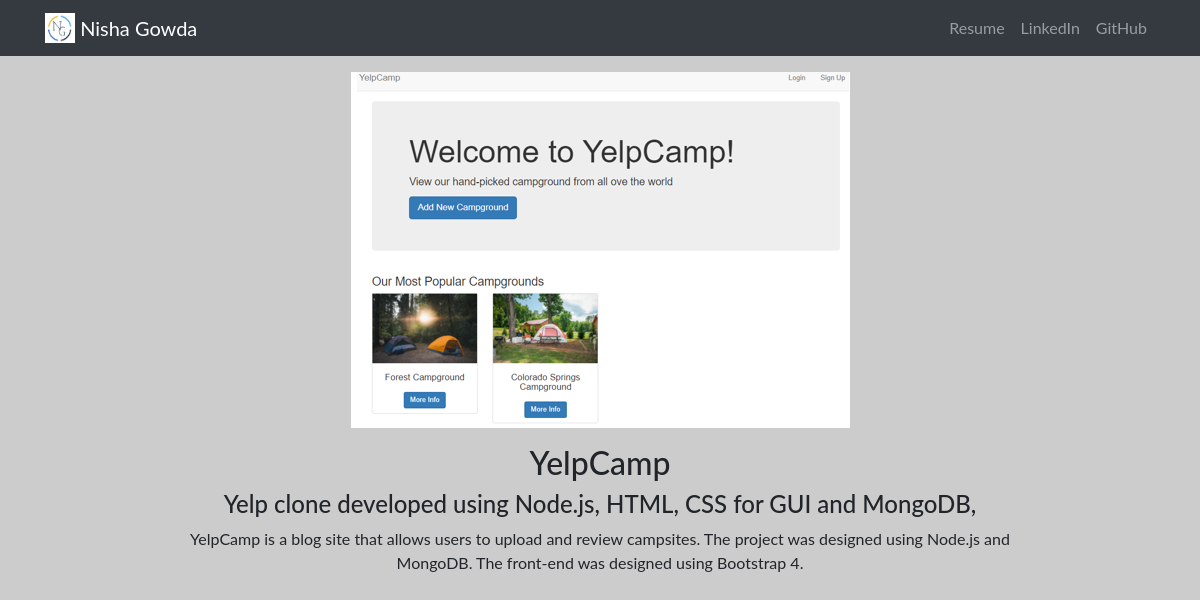
The app's page /project/5/ with its own data.
### portfolio/models.py (models this page shows, shortened)
class Project(models.Model):
    title = models.CharField(max_length=100)
    smalldescription = models.TextField()
    description = models.TextField()
    image= models.ImageField(upload_to= 'portfolio/images/')
    url = models.URLField(blank=True)

### portfolio/views.py (the view)
# urls.py: path('project/<int:project_id>/', views.detail, name='detail')
def detail(request,project_id):
    project = get_object_or_404(Project, pk=project_id)
    return render(request, 'portfolio/detail.html', {'project':project})

### portfolio/templates/portfolio/detail.html
{% extends 'portfolio/base.html' %}
{% block content %}
<div class="row justify-content-center my-3">
    <img src="{{ project.image.url}}" alt="">
  </div>
<div class="row justify-content-center mb-3">
  <div class="col-md-9 text-center">
    <h2>{{project.title}}</h2>
    <h4>{{ project.smalldescription }}</h4>
    <p>{{ project.description }}</p>
    </div>
  </div>
{% endblock %}

### portfolio/static/portfolio/custom.css (style rules this page uses)
body { font-family: 'Lato', sans-serif; background-color: #cccccc; }

### records on screen
Project: image (picture), title "YelpCamp", smalldescription "Yelp clone developed using Node.js, HTML, CSS for GUI and MongoDB,", description "YelpCamp is a blog site that allows users to upload and review campsites. The project was designed using Node.js and MongoDB. The front-end was designed using Bootstrap 4."
